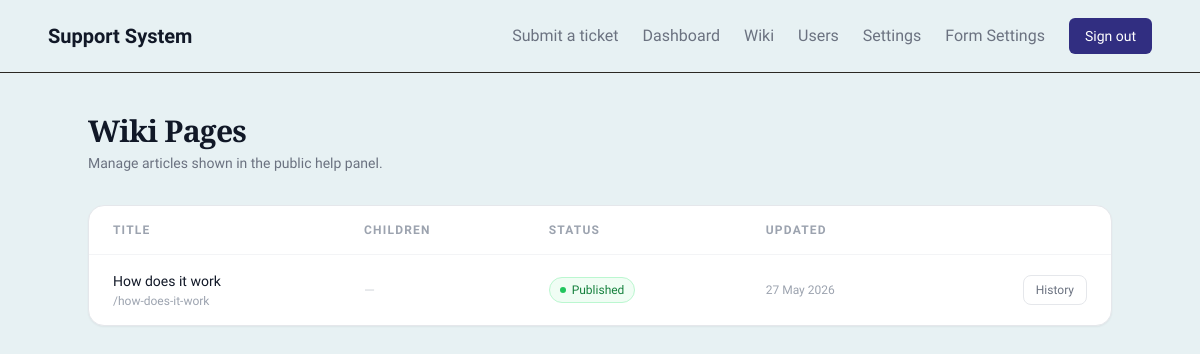
Screenshot of /wiki/ (signed in) with the database file from the repository.
### models/wiki.py (models this page shows)
class WikiPage(db.Model):
    __tablename__ = 'wiki_pages'
    id = db.Column(db.Integer, primary_key=True)
    title = db.Column(db.String(200), nullable=False)
    slug = db.Column(db.String(200), unique=True, nullable=False)
    body = db.Column(db.Text, nullable=False)
    parent_id = db.Column(db.Integer, db.ForeignKey('wiki_pages.id'), nullable=True)
    created_by = db.Column(db.Integer, db.ForeignKey('users.id'), nullable=False)
    updated_by = db.Column(db.Integer, db.ForeignKey('users.id'), nullable=True)
    created_at = db.Column(db.DateTime, default=datetime.utcnow)
    updated_at = db.Column(db.DateTime, default=datetime.utcnow, onupdate=datetime.utcnow)
    is_published = db.Column(db.Boolean, default=False)
    children = db.relationship('WikiPage', backref=db.backref('parent', remote_side=[id]), lazy=True)
    history = db.relationship('WikiPageHistory', backref='page', lazy=True)

### routes/wiki.py (the view)
@wiki_bp.route('/')
@login_required
@require_permission('Wiki', 'can_view')
def index():
    pages = get_all_top_level_pages()
    return render_template('wiki/index.html', pages=pages)

### app.py (called while the page is built)
@app.after_request
def add_no_cache(response):
    response.headers['Cache-Control'] = 'no-cache, no-store, must-revalidate'
    response.headers['Pragma'] = 'no-cache'
    response.headers['Expires'] = '0'
    return response

### routes/wiki.py (called while the page is built)
def _wiki_perm():
    if current_user.is_superadmin:
        class _All:
            can_view = can_create = can_edit = can_delete = True
        return _All()
    return UserPermission.query.filter_by(
        user_id=current_user.id, module='Wiki'
    ).first()

@wiki_bp.context_processor
def wiki_permissions():
    if not current_user.is_authenticated:
        return dict(wiki_perm=None)
    return dict(wiki_perm=_wiki_perm())

### services/wiki_service.py (called while the page is built)
def get_all_top_level_pages():
    return WikiPage.query.filter_by(parent_id=None).order_by(WikiPage.title).all()

### templates/wiki/index.html (shortened to what this page needs)
{% extends "base.html" %}
{% block content %}
<div class="min-h-screen py-10 px-4 sm:px-6 lg:px-8">
  <div class="max-w-5xl mx-auto">
    <div class="flex items-center justify-between mb-8">
      <div class="flex items-center gap-4">
        <div>
          <h1 class="text-3xl font-bold font-serif text-gray-900 tracking-tight">Wiki Pages</h1>
          <p class="mt-1 text-sm text-gray-500">Manage articles shown in the public help panel.</p>
        </div>
      </div>
    </div>
    {% if pages %}
      <div class="bg-white border border-gray-200 rounded-2xl shadow-sm overflow-hidden">
        <table class="w-full text-sm">
          <thead>
            <tr class="border-b border-gray-100 text-xs uppercase tracking-widest text-gray-400">
              <th class="text-left px-6 py-4 font-semibold">Title</th>
              <th class="text-left px-6 py-4 font-semibold">Children</th>
              <th class="text-left px-6 py-4 font-semibold">Status</th>
              <th class="text-left px-6 py-4 font-semibold">Updated</th>
              <th class="px-6 py-4"></th>
            </tr>
          </thead>
          <tbody class="divide-y divide-gray-50">
            {% for page in pages %}
              <tr class="hover:bg-gray-50 transition">
                <td class="px-6 py-4">
                  <p class="font-medium text-gray-900">{{ page.title }}</p>
                  <p class="text-xs text-gray-400 mt-0.5">/{{ page.slug }}</p>
                </td>
                <td class="px-6 py-4 text-gray-500">
                  {% set pub_children = page.children | selectattr('is_published') | list %}
                  {% if page.children %}
                    <span class="text-gray-700">{{ page.children | length }}</span>
                    <span class="text-gray-400 text-xs ml-1">({{ pub_children | length }} published)</span>
                  {% else %}
                    <span class="text-gray-300">—</span>
                  {% endif %}
                </td>
                <td class="px-6 py-4">
                  {% if page.is_published %}
                    <span class="inline-flex items-center gap-1.5 px-2.5 py-1 rounded-full text-xs font-medium bg-green-50 text-green-700 border border-green-200">
                      <span class="w-1.5 h-1.5 rounded-full bg-green-500"></span> Published
                    </span>
                  {% else %}
                    <span class="inline-flex items-center gap-1.5 px-2.5 py-1 rounded-full text-xs font-medium bg-gray-100 text-gray-500 border border-gray-200">
                      <span class="w-1.5 h-1.5 rounded-full bg-gray-400"></span> Draft
                    </span>
                  {% endif %}
                </td>
                <td class="px-6 py-4 text-gray-400 text-xs">
                  {{ page.updated_at.strftime('%d %b %Y') if page.updated_at else '—' }}
                </td>
                <td class="px-6 py-4">
                  <div class="flex items-center justify-end gap-2">
                    <a href="{{ url_for('wiki.history', page_id=page.id) }}"
                       class="text-xs px-3 py-1.5 rounded-lg border border-gray-200 text-gray-500 hover:bg-gray-50 transition">
                      History
                    </a>
                  </div>
                </td>
              </tr>
            {% endfor %}
          </tbody>
        </table>
      </div>
    {% endif %}
  </div>
</div>
{% endblock %}

### templates/base.html (style rules this page uses)
body { background: #e7f1f3; }

### rows the page displays
WikiPage: title "How does it work", slug "how-does-it-work", is_published True (drawn), updated_at "27 May 2026"
